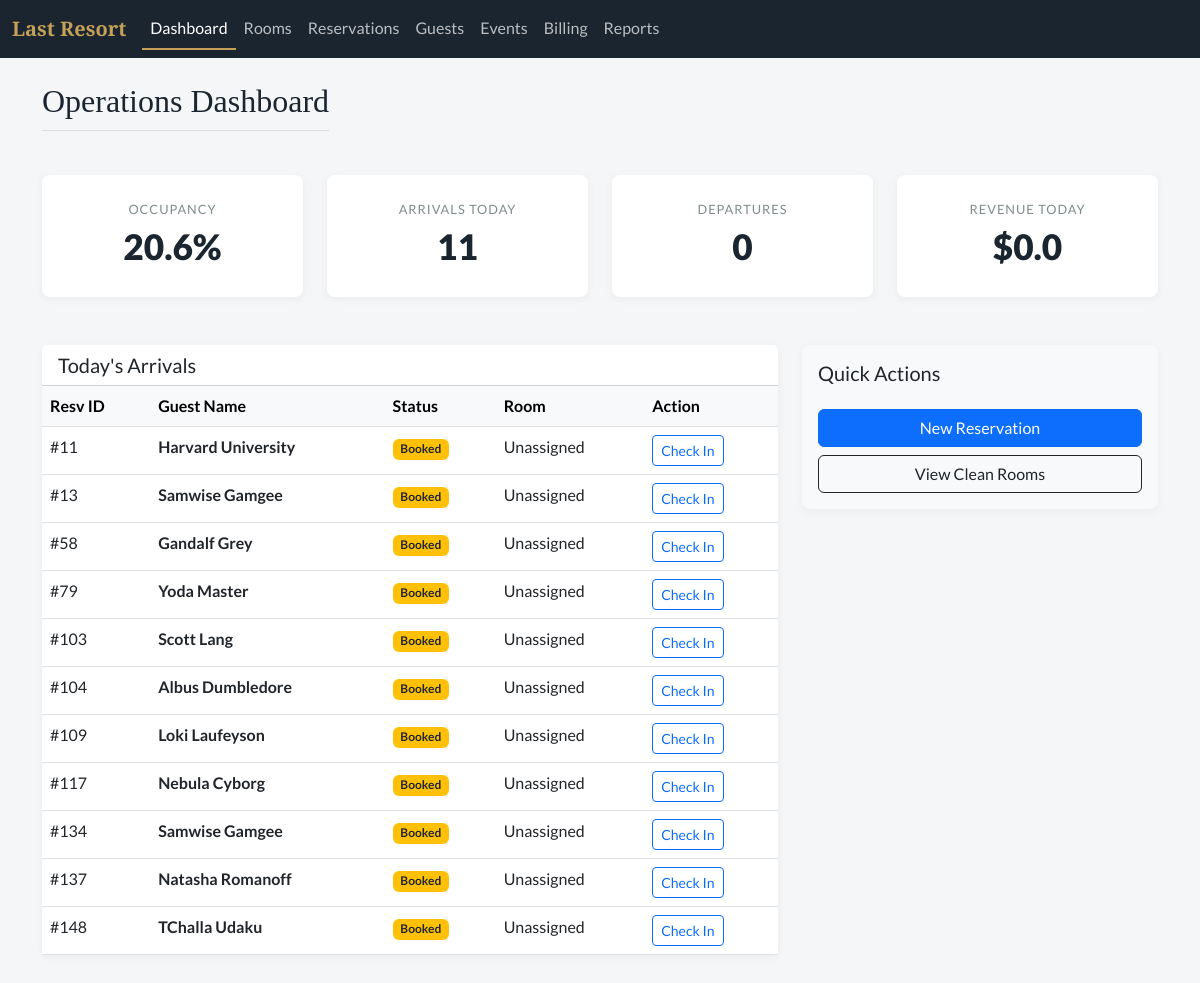
The app's page /, older data.
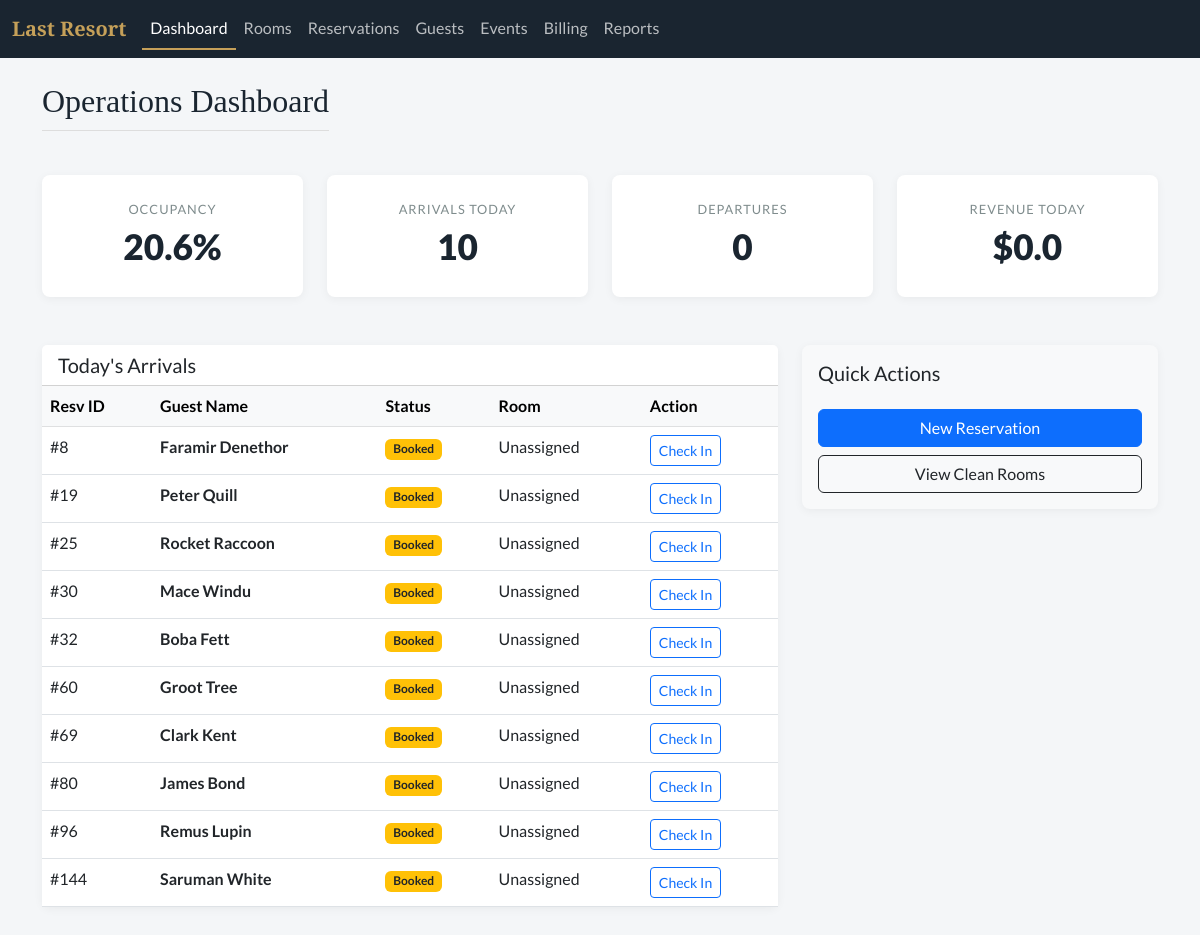
The same page, newer data.
### tables this page shows
CREATE TABLE reservation (
    resvId INTEGER PRIMARY KEY,
    partyId INTEGER, 
    dateCreated DATETIME DEFAULT CURRENT_TIMESTAMP,
    startDate DATE,
    roomId INTEGER,
    endDate DATE,
    status TEXT, 
    FOREIGN KEY(partyId) REFERENCES party(partyId),
    FOREIGN KEY(roomId) REFERENCES room(roomId)
);

### app.py (the view)
@app.route('/')
def dashboard():
    db = get_db()
    occupancy = db.execute("SELECT COUNT(*) FROM room WHERE currentStatus = 'Occupied'").fetchone()[0]
    total_rooms = db.execute("SELECT COUNT(*) FROM room").fetchone()[0]
    occupancy_rate = round((occupancy / total_rooms * 100), 1) if total_rooms > 0 else 0
    today_arrivals = db.execute("""
        SELECT r.resvId,
               COALESCE(pe.firstName || ' ' || pe.lastName, o.orgName) as guestName,
               r.status, rm.roomNumber
        FROM reservation r
        JOIN party py ON r.partyId = py.partyId
        LEFT JOIN person pe ON py.partyId = pe.partyId
        LEFT JOIN organization o ON py.partyId = o.partyId
        LEFT JOIN room_assignment ra ON r.resvId = ra.resvId
        LEFT JOIN room rm ON ra.roomId = rm.roomId
        WHERE r.startDate <= date('now') AND r.status = 'Booked'
    """).fetchall()
    revenue = db.execute("SELECT SUM(amount) FROM charge WHERE dateIncurred = date('now')").fetchone()[0] or 0.00
    kpi = {
        "occupancy": occupancy_rate,
        "arrivals": len(today_arrivals),
        "departures": 0,
        "revenue": revenue
    }
    return render_template('dashboard.html', kpi=kpi, arrivals=today_arrivals, active_page='dashboard')

### app.py (called while the page is built)
def get_db():
    db = getattr(g, '_database', None)
    if db is None:
        db = g._database = sqlite3.connect(DATABASE)
        db.row_factory = sqlite3.Row
    return db

@app.teardown_appcontext
def close_connection(exception):
    db = getattr(g, '_database', None)
    if db is not None:
        db.close()

### templates/dashboard.html
{% extends "base.html" %}
{% block content %}
<div class="d-flex justify-content-between align-items-center mb-4">
    <h2>Operations Dashboard</h2>
</div>
<div class="row mb-5">
    <div class="col-md-3"><div class="card kpi-card"><div class="kpi-label">Occupancy</div><div class="kpi-value">{{ kpi.occupancy }}%</div></div></div>
    <div class="col-md-3"><div class="card kpi-card"><div class="kpi-label">Arrivals Today</div><div class="kpi-value">{{ kpi.arrivals }}</div></div></div>
    <div class="col-md-3"><div class="card kpi-card"><div class="kpi-label">Departures</div><div class="kpi-value">{{ kpi.departures }}</div></div></div>
    <div class="col-md-3"><div class="card kpi-card"><div class="kpi-label">Revenue Today</div><div class="kpi-value">${{ kpi.revenue }}</div></div></div>
</div>
<div class="row">
    <div class="col-lg-8">
        <div class="card">
            <div class="card-header bg-white"><h5 class="mb-0">Today's Arrivals</h5></div>
            <table class="table table-hover mb-0">
                <thead class="table-light"><tr><th>Resv ID</th><th>Guest Name</th><th>Status</th><th>Room</th><th>Action</th></tr></thead>
                <tbody>
                    {% for item in arrivals %}
                    <tr>
                        <td>#{{ item.resvId }}</td>
                        <td><strong>{{ item.guestName }}</strong></td>
                        <td><span class="badge bg-warning text-dark">{{ item.status }}</span></td>
                        <td>{{ item.roomNumber if item.roomNumber else 'Unassigned' }}</td>
                        <td><a href="/checkin/{{ item.resvId }}" class="btn btn-sm btn-outline-primary">Check In</a></td>
                    </tr>
                    {% else %}
                    <tr><td colspan="5" class="text-center p-3">No arrivals for today.</td></tr>
                    {% endfor %}
                </tbody>
            </table>
        </div>
    </div>
    <div class="col-lg-4">
        <div class="card bg-light p-3">
            <h5>Quick Actions</h5>
            <div class="d-grid gap-2 mt-3">
                <a href="/reservations/new" class="btn btn-primary">New Reservation</a>
                <a href="/rooms?status=Clean" class="btn btn-outline-dark">View Clean Rooms</a>
            </div>
        </div>
    </div>
</div>
{% endblock %}

Row changes from the older to the newer data that the page shows:
no longer on this page (row edited): reservation: resvId "11", guestName "Harvard University", status "Booked", roomNumber "Unassigned"
no longer on this page (row edited): reservation: resvId "13", guestName "Samwise Gamgee", status "Booked", roomNumber "Unassigned"
no longer on this page (row edited): reservation: resvId "58", guestName "Gandalf Grey", status "Booked", roomNumber "Unassigned"
no longer on this page (row edited): reservation: resvId "79", guestName "Yoda Master", status "Booked", roomNumber "Unassigned"
no longer on this page (row edited): reservation: resvId "103", guestName "Scott Lang", status "Booked", roomNumber "Unassigned"
no longer on this page (row edited): reservation: resvId "104", guestName "Albus Dumbledore", status "Booked", roomNumber "Unassigned"
no longer on this page (row edited): reservation: resvId "109", guestName "Loki Laufeyson", status "Booked", roomNumber "Unassigned"
no longer on this page (row edited): reservation: resvId "117", guestName "Nebula Cyborg", status "Booked", roomNumber "Unassigned"
no longer on this page (row edited): reservation: resvId "134", guestName "Samwise Gamgee", status "Booked", roomNumber "Unassigned"
no longer on this page (row edited): reservation: resvId "137", guestName "Natasha Romanoff", status "Booked", roomNumber "Unassigned"
no longer on this page (row edited): reservation: resvId "148", guestName "TChalla Udaku", status "Booked", roomNumber "Unassigned"
now on this page (row edited): reservation: resvId "8", guestName "Faramir Denethor", status "Booked", roomNumber "Unassigned"
now on this page (row edited): reservation: resvId "19", guestName "Peter Quill", status "Booked", roomNumber "Unassigned"
now on this page (row edited): reservation: resvId "25", guestName "Rocket Raccoon", status "Booked", roomNumber "Unassigned"
now on this page (row edited): reservation: resvId "30", guestName "Mace Windu", status "Booked", roomNumber "Unassigned"
now on this page (row edited): reservation: resvId "32", guestName "Boba Fett", status "Booked", roomNumber "Unassigned"
now on this page (row edited): reservation: resvId "60", guestName "Groot Tree", status "Booked", roomNumber "Unassigned"
now on this page (row edited): reservation: resvId "69", guestName "Clark Kent", status "Booked", roomNumber "Unassigned"
now on this page (row edited): reservation: resvId "80", guestName "James Bond", status "Booked", roomNumber "Unassigned"
now on this page (row edited): reservation: resvId "96", guestName "Remus Lupin", status "Booked", roomNumber "Unassigned"
now on this page (row edited): reservation: resvId "144", guestName "Saruman White", status "Booked", roomNumber "Unassigned"
Text that changed along with them:
{{ kpi.arrivals }}: "11" → "10"
